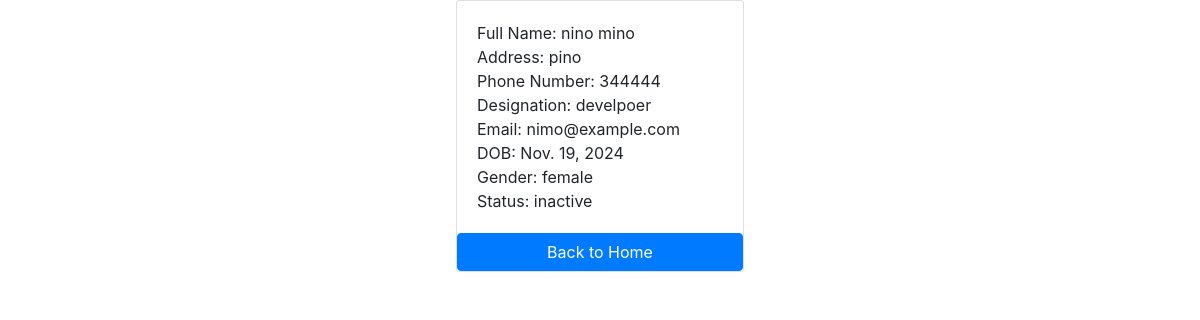
Screenshot of /manager/2/ with the database file from the repository.
### manager/models.py (models this page shows, shortened)
class Manager(models.Model):
    first_name = models.CharField(max_length=100)
    last_name = models.CharField(max_length=100)
    address = models.CharField(max_length=200)
    phone_number = models.CharField(max_length=13, blank=True)
    designation = models.CharField(max_length=100)
    email = models.EmailField(max_length=50)
    date_of_birth = models.DateField(
        default=datetime.date.today, blank=True, null=True)
    gender = models.CharField(max_length=10)
    status = models.CharField(max_length=10)

### manager/views.py (the view)
# urls.py: path('<int:pk>/', views.manager_detail, name='manager_detail'),
def manager_detail(request, pk):
    manager = get_object_or_404(Manager, pk=pk)
    context = {
        'manager': manager
    }
    return render(request, 'manager/manager_detail.html', context=context)

### manager/templates/manager/manager_detail.html (shortened to what this page needs)
{% load static %}
<!DOCTYPE html>
<html lang="en">
<head>
    <link rel="stylesheet" href="https://cdn.jsdelivr.net/npm/bootstrap@4.0.0/dist/css/bootstrap.min.css">
  </head>
<body>
    <div class="row">
        <div class="col-12">
        <div class="card mx-auto" style="width: 18rem;">
        <div class="card-body">
            <p class="card-text m-0"> Full Name: {{ manager.first_name }} {{ manager.last_name }} </p>
            <p class="card-text m-0"> Address: {{ manager.address}} </p>
            <p class="card-text m-0"> Phone Number: {{ manager.phone_number }} </p>
            <p class="card-text m-0"> Designation: {{ manager.designation }} </p>
            <p class="card-text m-0"> Email: {{ manager.email }} </p>
            <p class="card-text m-0"> DOB: {{ manager.date_of_birth }} </p>
            <p class="card-text m-0"> Gender: {{ manager.gender }} </p>
            <p class="card-text m-0"> Status: {{ manager.status }} </p>
        </div>
        <a href="{% url 'home' %}" class="btn btn-primary">Back to Home</a>
        </div>
        </div>
    </div>
</body>
</html>

### rows the page displays
Manager: first_name "nino", last_name "mino", address "pino", phone_number "344444", designation "develpoer", email "nimo@example.com", date_of_birth "Nov. 19, 2024", gender "female", status "inactive"
